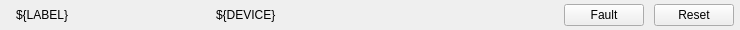
<?xml version="1.0" encoding="UTF-8"?>
<!--
  One simulated device in simulation.ui: state, label, device name, status, fault and reset buttons.
  Macros: DEVICE, LABEL
-->
<ui version="4.0">
 <class>SimulationRow</class>
 <widget class="QWidget" name="SimulationRow">
  <property name="geometry">
   <rect>
    <x>0</x>
    <y>0</y>
    <width>740</width>
    <height>30</height>
   </rect>
  </property>
  <property name="windowTitle">
   <string>${LABEL}</string>
  </property>
  <layout class="QHBoxLayout" name="row_layout">
   <property name="spacing">
    <number>10</number>
   </property>
   <property name="leftMargin">
    <number>6</number>
   </property>
   <property name="topMargin">
    <number>2</number>
   </property>
   <property name="rightMargin">
    <number>6</number>
   </property>
   <property name="bottomMargin">
    <number>2</number>
   </property>
   <item>
    <widget class="TangoStateLed" name="state_led">
     <property name="toolTip">
      <string>tango://${DEVICE}/State</string>
     </property>
     <property name="channel" stdset="0">
      <string>tango://${DEVICE}/State</string>
     </property>
    </widget>
   </item>
   <item>
    <widget class="QLabel" name="device_label">
     <property name="text">
      <string>${LABEL}</string>
     </property>
     <property name="minimumSize">
      <size>
       <width>190</width>
       <height>0</height>
      </size>
     </property>
    </widget>
   </item>
   <item>
    <widget class="QLabel" name="device_name">
     <property name="text">
      <string>${DEVICE}</string>
     </property>
     <property name="minimumSize">
      <size>
       <width>180</width>
       <height>0</height>
      </size>
     </property>
     <property name="mbiRole" stdset="0">
      <string>caption</string>
     </property>
    </widget>
   </item>
   <item>
    <widget class="PyDMLabel" name="state">
     <property name="minimumSize">
      <size>
       <width>80</width>
       <height>0</height>
      </size>
     </property>
     <property name="toolTip">
      <string>tango://${DEVICE}/State</string>
     </property>
     <property name="mbiRole" stdset="0">
      <string>value</string>
     </property>
     <property name="channel" stdset="0">
      <string>tango://${DEVICE}/State</string>
     </property>
    </widget>
   </item>
   <item>
    <spacer name="spacer">
     <property name="orientation">
      <enum>Qt::Horizontal</enum>
     </property>
     <property name="sizeHint" stdset="0">
      <size>
       <width>0</width>
       <height>0</height>
      </size>
     </property>
    </spacer>
   </item>
   <item>
    <widget class="PyDMPushButton" name="fault">
     <property name="text">
      <string>Fault</string>
     </property>
     <property name="toolTip">
      <string>tango://${DEVICE}/SimulateFault</string>
     </property>
     <property name="channel" stdset="0">
      <string>tango://${DEVICE}/SimulateFault</string>
     </property>
     <property name="pressValue" stdset="0">
      <string>simulated from the simulation panel</string>
     </property>
    </widget>
   </item>
   <item>
    <widget class="PyDMPushButton" name="reset">
     <property name="text">
      <string>Reset</string>
     </property>
     <property name="toolTip">
      <string>tango://${DEVICE}/Reset</string>
     </property>
     <property name="channel" stdset="0">
      <string>tango://${DEVICE}/Reset</string>
     </property>
     <property name="pressValue" stdset="0">
      <string>1</string>
     </property>
    </widget>
   </item>
  </layout>
 </widget>
 <customwidgets>
  <customwidget>
   <class>PyDMLabel</class>
   <extends>QLabel</extends>
   <header>pydm.widgets.label</header>
  </customwidget>
  <customwidget>
   <class>PyDMPushButton</class>
   <extends>QPushButton</extends>
   <header>pydm.widgets.pushbutton</header>
  </customwidget>
  <customwidget>
   <class>TangoStateLed</class>
   <extends>QWidget</extends>
   <header>pydm_mbi.widgets.state_led</header>
  </customwidget>
 </customwidgets>
 <resources />
 <connections />
</ui>
